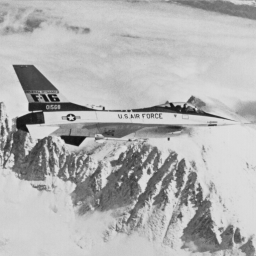
%> input picture source-code-and-exe/HW1_test_image/Jetplane.bmp, 256 x 256 px
$ octave main.m   (GNU Octave 9; MATLAB toolbox functions it lacks are replaced by stand-ins)
%> lines starting %> are read from the running program, lines starting %| are printed output that depends on the picture
### source-code-and-exe/gammaTrans.m
function [outim] = gammaTrans(im,gamma)
outim = zeros(size(im), "uint8");

[M,N] = size(im);

for i=1:M
    for j=1:N
        outim(i,j) = uint8( (( double(im(i,j))/double(255) ).^gamma) * 255 );
    end
end

end

### source-code-and-exe/histogramTrans.m
function [outim] = histogramTrans(im)
outim = zeros(size(im), "uint8");

[M,N] = size(im);
totalPixel = M*N;

ntable = zeros([1 256], "uint32"); % number of pixel of each gray level

for i=1:M
    for j=1:N
        idx = im(i,j) + 1; % idx = gray level + 1
        ntable(idx) = ntable(idx) + 1;
    end
end

ptable = zeros([1 256], "double"); % probibility of each gray level (PDF)

for i=1:256
    ptable(i) = double(ntable(i)) / double(totalPixel);
end

ctable = zeros([1 256], "double"); % accumulated probibility of each gray level (CDF)

ctable(1) = ptable(1);
for i=2:256
    ctable(i) = ctable(i-1) + ptable(i);
end

for i=1:M
    for j=1:N
        outim(i,j) = uint8( ctable( im(i,j)+1 ) * 255 );
    end
end

end

### source-code-and-exe/laplacianTrans.m
function [outim] = laplacianTrans(im)
outim = zeros(size(im), "uint8");

[M,N] = size(im);

extendim = zeros([M+2,N+2], "uint32");

for i=1:M
    for j=1:N
        extendim(i+1,j+1) = uint32(im(i,j));
    end
end

for i=1:M
    for j=1:N
        outim(i,j) = uint8( 5*extendim(i+1,j+1) - extendim(i+2,j+1) - extendim(i,j+1) - extendim(i+1,j+2) - extendim(i+1,j) );
    end
end

end

### source-code-and-exe/main.m
% Jetplane
[im,map] = imread("HW1_test_image\Jetplane.bmp","bmp");
%> im: size 256x256 uint8; min 0, max 211, mean 80.3
%> map = 256 rows, first 12: [0.749 0.749 0.749; 0.737 0.737 0.737; 0.761 0.761 0.761; 0.753 0.753 0.753; 0.765 0.765 0.765; 0.757 0.757 0.757; 0.741 0.741 0.741; 0.718 0.718 0.718; 0.733 0.733 0.733; 0.722 0.722 0.722; 0.706 0.706 0.706; 0.702 0.702 0.702]
imrgb = ind2rgb(im,map);
imgray = rgb2gray(imrgb);
imgrayuint = uint8(imgray*255);

powim = gammaTrans(imgrayuint,2.5); % Call custom gamma function
%> after the loop in gammaTrans, `for i=1:M`:
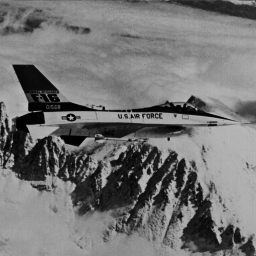
%> outim: size 256x256 uint8; min 0, max 193, mean 115.8
histim = histogramTrans(imgrayuint);
%> after the loop in histogramTrans, `for i=1:M`: ntable = 256 values, max 2041 at index 210, min 0 at index 1, mean 256
%> after the loop in histogramTrans, `for i=1:256`: ptable = 256 values, max 0.0311 at index 210, min 0 at index 1, mean 0.00391
%> after the loop in histogramTrans, `for i=2:256`: ctable = 256 values from 0 to 1
lapim = laplacianTrans(imgrayuint);

figure(Name='Jetplane')
subplot(2,3,1), imshow(imgray), title('original');
subplot(2,3,2), histogram(imgrayuint,256,BinLimits=[0 255]), title('original histogram');
subplot(2,3,3), histogram(histim,256,BinLimits=[0 255]), title('transform histogram');
subplot(2,3,4), imshow(powim), title('power-law (gamma=2.5)');
subplot(2,3,5), imshow(histim), title('histogram equation');
subplot(2,3,6), imshow(lapim), title('Laplacian operator');

% Lake
[im,map] = imread("HW1_test_image\Lake.bmp","bmp");
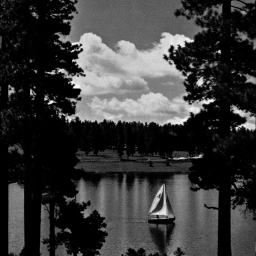
%> input picture source-code-and-exe/HW1_test_image/Lake.bmp, 256 x 256 px
%> im: size 256x256 uint8; min 0, max 254, mean 62.7
%> map = 256 rows, first 12: [0.051 0.051 0.051; 0.0863 0.0863 0.0863; 0.0353 0.0353 0.0353; 0.102 0.102 0.102; 0.153 0.153 0.153; 0.0549 0.0549 0.0549; 0.0314 0.0314 0.0314; 0.0196 0.0196 0.0196; 0.157 0.157 0.157; 0.18 0.18 0.18; 0.106 0.106 0.106; 0.22 0.22 0.22]
imrgb = ind2rgb(im,map);
imgray = rgb2gray(imrgb);
imgrayuint = uint8(imgray*255);

powim = gammaTrans(imgrayuint,0.3);
%> call 2 of gammaTrans, with gamma = 0.3
%> after the loop in gammaTrans (call 2), `for i=1:M`:
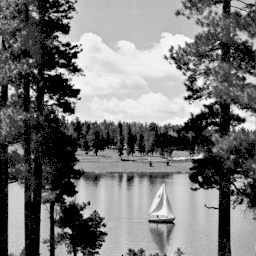
%> outim: size 256x256 uint8; min 0, max 255, mean 117.3
histim = histogramTrans(imgrayuint);
lapim = laplacianTrans(imgrayuint);

figure(Name='Lake')
subplot(2,3,1), imshow(imgray), title('original');
subplot(2,3,2), histogram(imgrayuint,256,BinLimits=[0 255]), title('original histogram');
subplot(2,3,3), histogram(histim,256,BinLimits=[0 255]), title('transform histogram');
subplot(2,3,4), imshow(powim), title('power-law (gamma=0.3)');
subplot(2,3,5), imshow(histim), title('histogram equation');
subplot(2,3,6), imshow(lapim), title('Laplacian operator');

% Peppers
[im,map] = imread("HW1_test_image\Peppers.bmp","bmp");
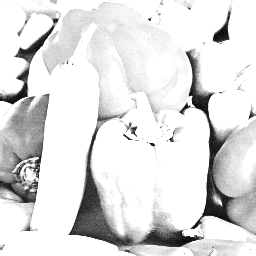
%> input picture source-code-and-exe/HW1_test_image/Peppers.bmp, 256 x 256 px
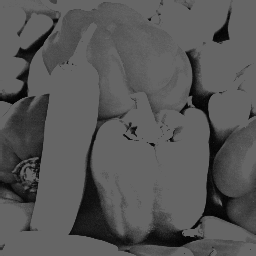
%> im: size 256x256 uint8; min 1, max 101, mean 85.9
%> map = 102 rows, first 12: [0 0 0; 0.0118 0.0118 0.0118; 0.0235 0.0235 0.0235; 0.0353 0.0353 0.0353; 0.0471 0.0471 0.0471; 0.0588 0.0588 0.0588; 0.0745 0.0745 0.0745; 0.0863 0.0863 0.0863; 0.098 0.098 0.098; 0.11 0.11 0.11; 0.122 0.122 0.122; 0.133 0.133 0.133]
imrgb = ind2rgb(im,map);
imgray = rgb2gray(imrgb);
imgrayuint = uint8(imgray*255);

powim = gammaTrans(imgrayuint,5);
%> call 3 of gammaTrans, with gamma = 5
%> after the loop in gammaTrans (call 3), `for i=1:M`:
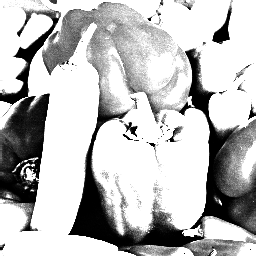
%> outim: size 256x256 uint8; min 0, max 255, mean 189.3
histim = histogramTrans(imgrayuint);
lapim = laplacianTrans(imgrayuint);

figure(Name='Peppers')
subplot(2,3,1), imshow(imgray), title('original');
subplot(2,3,2), histogram(imgrayuint,256,BinLimits=[0 255]), title('original histogram');
subplot(2,3,3), histogram(histim,256,BinLimits=[0 255]), title('transform histogram');
subplot(2,3,4), imshow(powim), title('power-law (gamma=5)');
subplot(2,3,5), imshow(histim), title('histogram equation');
subplot(2,3,6), imshow(lapim), title('Laplacian operator');
%> after `title('Laplacian operator')`:
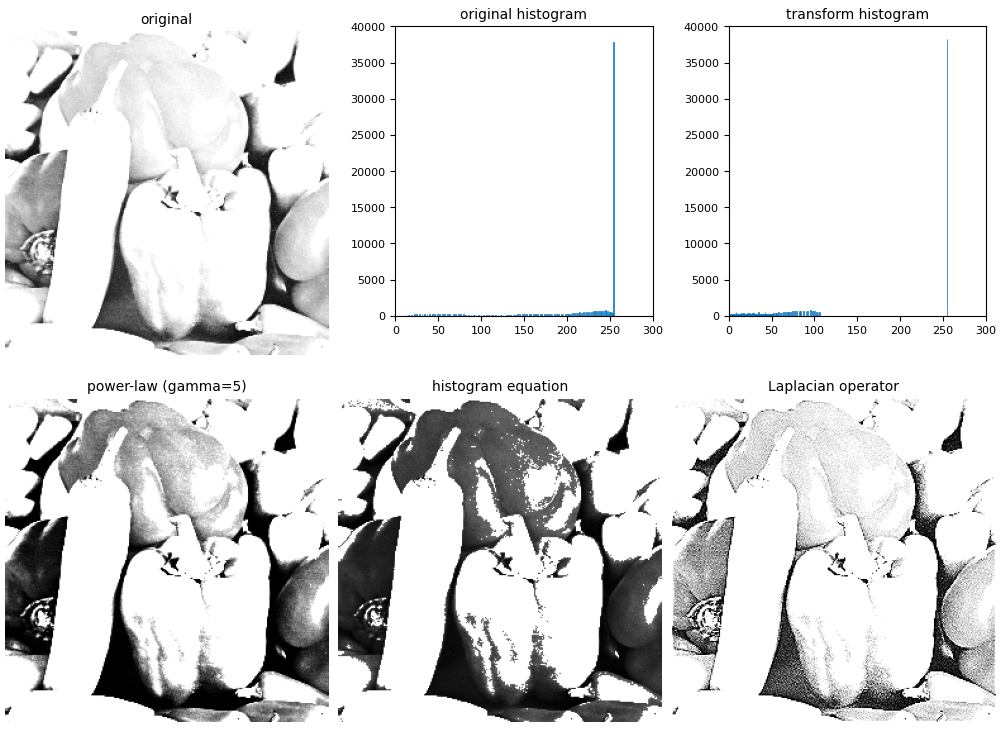
%> figure redrawn from the program's plot data, 6 panels
